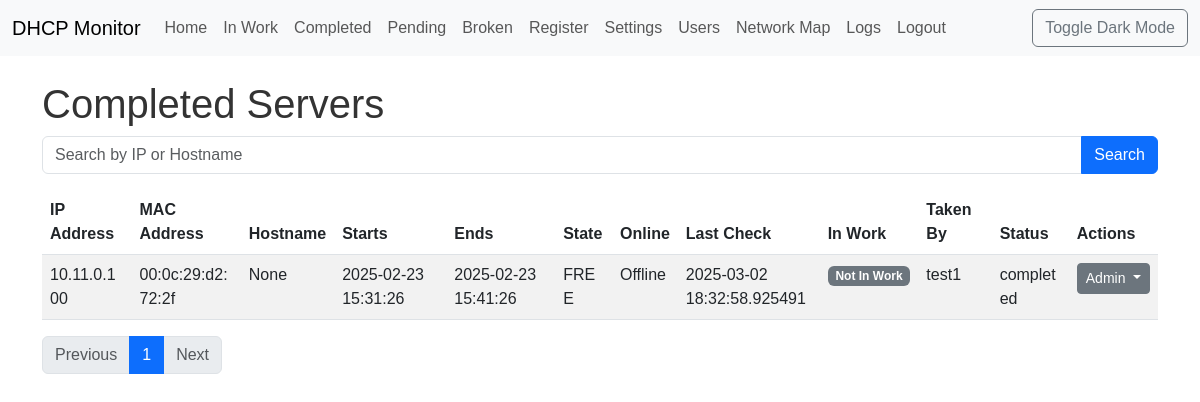
/completed (signed in), run on an earlier commit of the app's database.
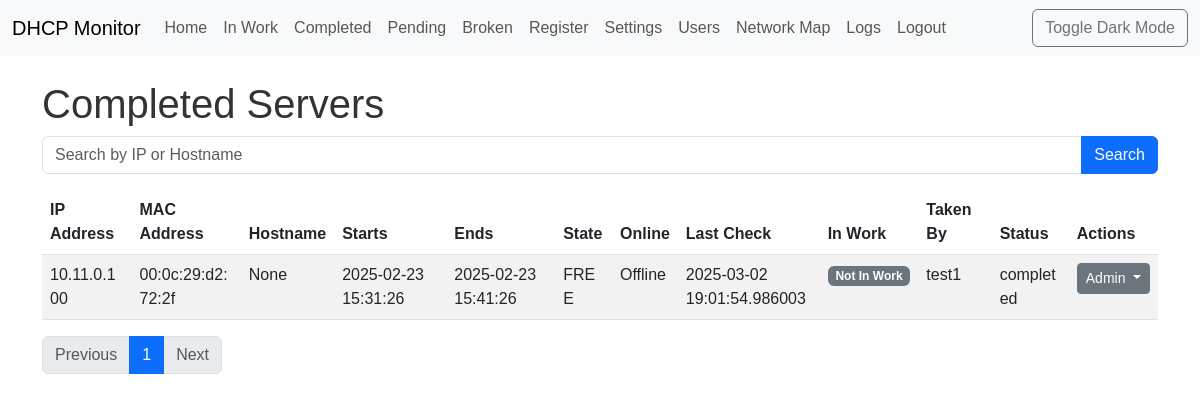
And on a later commit of the database.
### app/models.py (models this page shows, shortened)
class Lease(db.Model):
    __tablename__ = 'leases'
    id = db.Column(db.Integer, primary_key=True)
    ip = db.Column(db.String(15), unique=True, index=True, nullable=False)
    mac = db.Column(db.String(17), index=True, nullable=False)
    hostname = db.Column(db.String(255), index=True)
    starts = db.Column(db.DateTime)
    ends = db.Column(db.DateTime)
    binding_state = db.Column(db.String(64), index=True, nullable=False)
    uid = db.Column(db.String(255))
    is_online = db.Column(db.Boolean, default=False)
    last_check = db.Column(db.DateTime)
    in_work = db.Column(db.Boolean, default=False)
    taken_by_id = db.Column(db.Integer, db.ForeignKey('users.id'), index=True)
    status = db.Column(
        db.Enum(LeaseStatus),
        nullable=False,
        server_default=LeaseStatus.ACTIVE
    )
    server_id = db.Column(db.Integer, db.ForeignKey('servers.id'))
    status_history = db.relationship(
        'LeaseStatusHistory',
        backref='lease_obj',
        lazy='dynamic',
        order_by='desc(LeaseStatusHistory.timestamp)',
        overlaps="status_history,lease_obj"  #  <--  ДОБАВИТЬ overlaps
    )

class User(UserMixin, db.Model):
    __tablename__ = 'users'
    id = db.Column(db.Integer, primary_key=True)
    username = db.Column(db.String(64), unique=True, index=True, nullable=False)
    password_hash = db.Column(db.String(128), nullable=False)
    role = db.Column(db.String(64), nullable=False, default='tester')  # 'admin', 'tester'
    first_name = db.Column(db.String(64))
    last_name = db.Column(db.String(64))
    last_seen = db.Column(db.DateTime, default=datetime.utcnow)
    leases = db.relationship('Lease', backref='taken_user', lazy='dynamic', foreign_keys='Lease.taken_by_id')
    groups = db.relationship('Group', secondary=user_groups, lazy='subquery',
                            backref=db.backref('users', lazy=True)) # Связь с группами
    journal_entries = db.relationship('Journal', back_populates='user', lazy='dynamic')

### app/views.py (the view)
@main.route('/completed')
@login_required
def completed():
    search_query = request.args.get('q', '')
    page = request.args.get('page', 1, type=int)
    per_page = 10
    if search_query:
        leases = Lease.query.filter(
            Lease.status == LeaseStatus.COMPLETED,
            or_(Lease.ip.contains(search_query), Lease.hostname.contains(search_query))
        ).order_by(Lease.ip).paginate(page=page, per_page=per_page, error_out=False)
    else:
        leases = Lease.query.filter(Lease.status == LeaseStatus.COMPLETED).order_by(Lease.ip).paginate(page=page, per_page=per_page, error_out=False)
    return render_template('completed.html', leases=leases, search_query=search_query)

### app/models.py (called while the page is built)
@login_manager.user_loader
def load_user(user_id):
    return User.query.get(int(user_id))

### app/templates/completed.html (shortened to what this page needs)
{% extends "base.html" %}
{% block content %}
    <h1>Completed Servers</h1>
    <form action="{{ url_for('main.completed') }}" method="GET">
        <div class="input-group mb-3">
            <input type="text" class="form-control" placeholder="Search by IP or Hostname" name="q" value="{{ search_query }}">
            <button class="btn btn-primary" type="submit">Search</button>
        </div>
    </form>
    <table class="table table-striped">
        <thead>
            <tr>
                <th>IP Address</th>
                <th>MAC Address</th>
                <th>Hostname</th>
                <th>Starts</th>
                <th>Ends</th>
                <th>State</th>
                <th>Online</th>
                <th>Last Check</th>
                <th>In Work</th>
                <th>Taken By</th>
                <th>Status</th>
                {% if current_user.role == 'admin' %}
                <th>Actions</th>
                {% endif %}
            </tr>
        </thead>
        <tbody>
            {% for lease in leases.items %}
                <tr>
                    <td>{{ lease.ip }}</td>
                    <td>{{ lease.mac }}</td>
                    <td>{{ lease.hostname|d('N/A') }}</td>
                    <td>{{ lease.starts|d('N/A') }}</td>
                    <td>{{ lease.ends|d('N/A') }}</td>
                    <td>{{ lease.binding_state }}</td>
                    <td>{{ "Online" if lease.is_online else "Offline" }}</td>
                    <td>{{ lease.last_check|d('N/A') }}</td>
                    <td>
                        {% if lease.in_work %}
                            <span class="badge bg-warning">In Work</span>
                        {% else %}
                            <span class="badge bg-secondary">Not In Work</span>
                        {% endif %}
                    </td>
                    <td>{{ lease.taken_user.username if lease.taken_user else '' }}</td>
                    <td>{{ lease.status.value }}</td>
                    <td>
                        {% if current_user.role == 'admin' %}
                        <div class="dropdown">
                            <button class="btn btn-sm btn-secondary dropdown-toggle" type="button" data-bs-toggle="dropdown">
                                Admin
                            </button>
                        </div>
                    {% endif %}
                    </td>
                </tr>
            {% endfor %}
        </tbody>
    </table>
     <nav>
        <ul class="pagination">
            {% if leases.has_prev %}
                <li class="page-item"><a class="page-link" href="{{ url_for('main.completed', page=leases.prev_num, q=search_query) }}">Previous</a></li>
            {% else %}
                <li class="page-item disabled"><a class="page-link" href="#">Previous</a></li>
            {% endif %}
            {% for page_num in leases.iter_pages() %}
                {% if page_num %}
                    {% if page_num == leases.page %}
                        <li class="page-item active"><a class="page-link" href="#">{{ page_num }}</a></li>
                    {% else %}
                        <li class="page-item"><a class="page-link" href="{{ url_for('main.completed', page=page_num, q=search_query) }}">{{ page_num }}</a></li>
                    {% endif %}
                {% else %}
                    <li class="page-item disabled"><a class="page-link" href="#">...</a></li>
                {% endif %}
            {% endfor %}
            {% if leases.has_next %}
               <li class="page-item"><a class="page-link" href="{{ url_for('main.completed', page=leases.next_num, q=search_query) }}">Next</a></li>
            {% else %}
                <li class="page-item disabled"><a class="page-link" href="#">Next</a></li>
            {% endif %}
        </ul>
    </nav>
{% endblock %}

What changed in the data, as far as the page shows it:
changed Lease "None": last_check|d "2025-03-02 18:32:58.925491" → "2025-03-02 19:01:54.986003"
